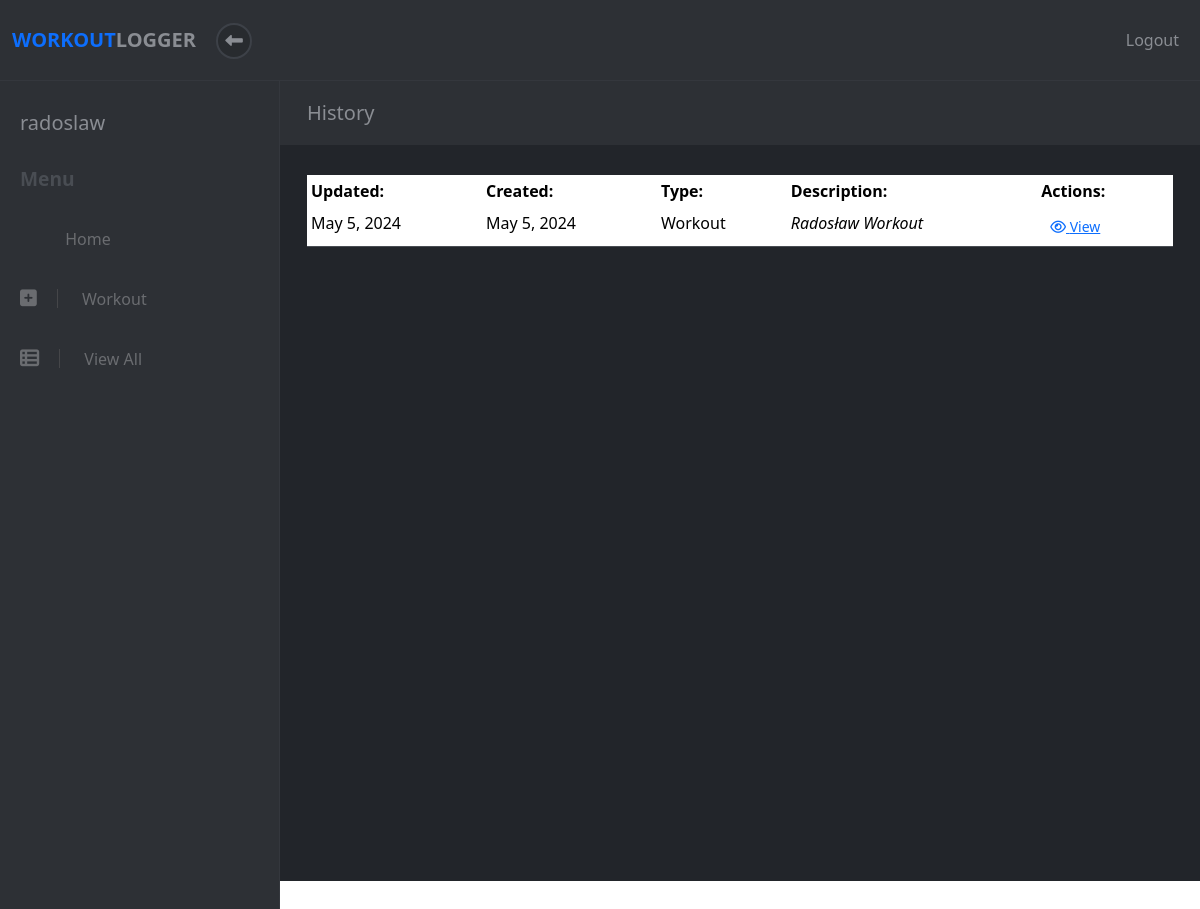
Before: /workouts (signed in) with the older database file.
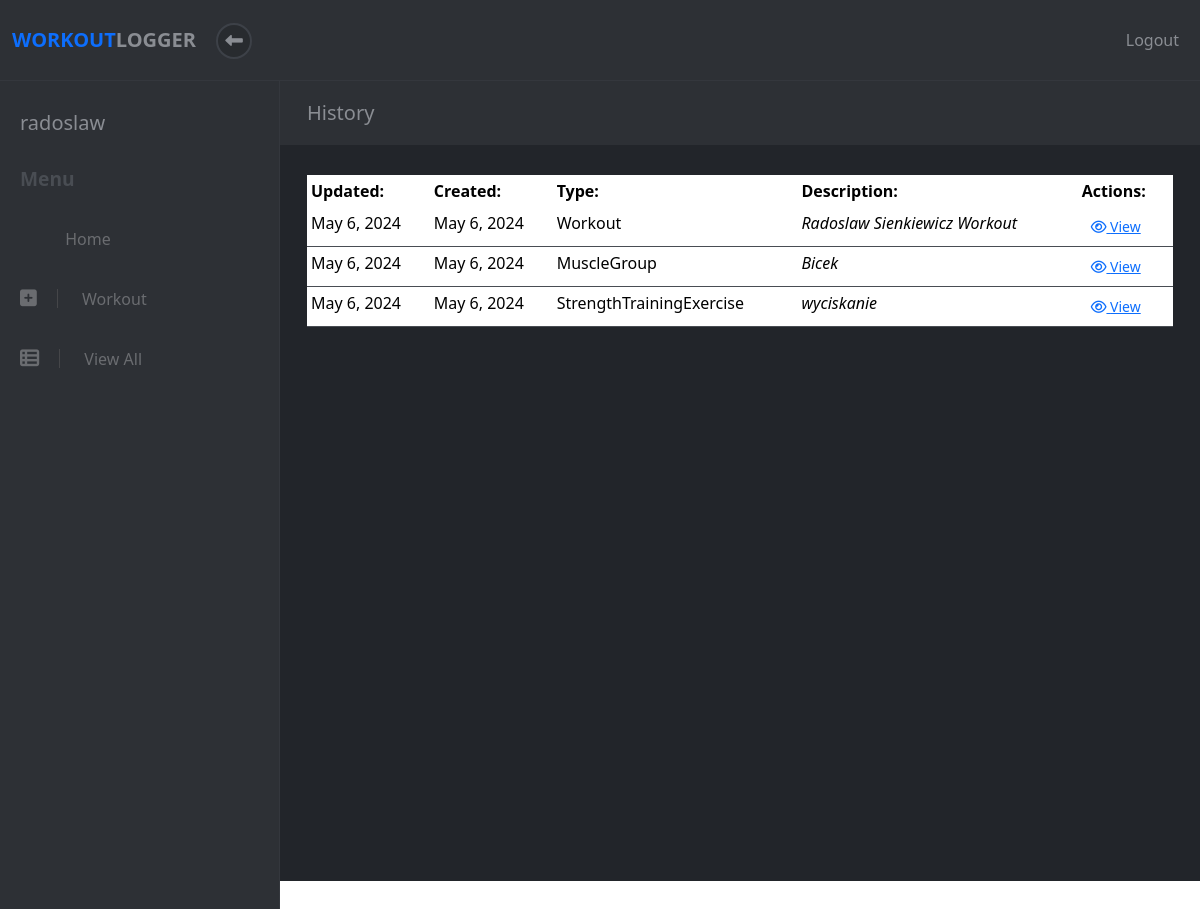
After: the same page with the newer database file.
### apps/workout/models.py (models this page shows, shortened)
class User(models.Model):
    username = models.CharField(max_length=20)
    email = models.CharField(max_length=50)
    password = models.CharField(max_length=22)
    level = models.IntegerField(default=1)
    created_at = models.DateTimeField(auto_now_add=True)
    updated_at = models.DateTimeField(auto_now=True)
    objects = UserManager()

class Workout(models.Model):
    name = models.CharField(max_length=50)
    description = models.CharField(max_length=150)
    completed = models.BooleanField(default=False)
    user = models.ForeignKey(User, on_delete=models.CASCADE, default=None)
    created_at = models.DateTimeField(auto_now_add=True)
    updated_at = models.DateTimeField(auto_now=True)
    objects = WorkoutManager()
    def class_name(self):
        return self.__class__.__name__

class MuscleGroup(models.Model):
    name = models.CharField(max_length=50)
    size = models.IntegerField(default=10)
    user = models.ForeignKey(User, on_delete=models.CASCADE, default=None)
    created_at = models.DateTimeField(auto_now_add=True)
    updated_at = models.DateTimeField(auto_now=True)
    objects = MuscleGroupManager()
    def class_name(self):
        return self.__class__.__name__

class Exercise(models.Model):
    name = models.CharField(max_length=50)
    description = models.CharField(max_length=150)
    workout = models.ForeignKey(Workout, on_delete=models.CASCADE, related_name='%(class)s', default=None)
    muscle_group = models.ForeignKey(MuscleGroup, on_delete=models.CASCADE, default=None)
    user = models.ForeignKey(User, on_delete=models.CASCADE, default=None)
    created_at = models.DateTimeField(auto_now_add=True)
    updated_at = models.DateTimeField(auto_now=True)
    objects = ExerciseManager()
    class Meta:
        ordering = ('name', 'muscle_group')
        abstract = True
    def class_name(self):
        return self.__class__.__name__

class StrengthTrainingExercise(Exercise):
    weight = models.DecimalField(max_digits=6, decimal_places=2)
    repetitions = models.PositiveIntegerField()

### apps/workout/views.py (the view)
# urls.py: re_path(r'^workouts$', views.view_all), # get all workouts
def view_all(request):
    try:
        user = User.objects.get(id=request.session["user_id"])
        workout_list = Workout.objects.filter(user__id=user.id)
        ste_list = StrengthTrainingExercise.objects.filter(user__id=user.id)
        ete_list = EnduranceTrainingExercise.objects.filter(user__id=user.id)
        be_list = BalanceExercise.objects.filter(user__id=user.id)
        fe_list = FlexibilityExercise.objects.filter(user__id=user.id)
        mg_list = MuscleGroup.objects.filter(user__id=user.id)
        page = request.GET.get('page', 1)
        data_list = list(chain(workout_list, ste_list,ete_list, be_list, fe_list, mg_list))
        paginator = Paginator(sorted(data_list, key=lambda x: x.updated_at), 12)
        try:
            data = paginator.page(page)
        except PageNotAnInteger:
            data = paginator.page(1)
        except EmptyPage:
            data = paginator.page(paginator.num_pages)
        data = {
            'user': user,
            'data': data,
        }
        return render(request, "workout/view_all.html", data)
    except (KeyError, User.DoesNotExist) as err:
        messages.info(request, "You must be logged in to view this page.", extra_tags="invalid_session")
        return redirect("/")

### apps/workout/templates/workout/view_all.html (shortened to what this page needs)
<!DOCTYPE html>
<html>
  <head>
    {% load static %}
    <link
      rel="stylesheet"
      href="{% static 'fontawesomefree/css/all.min.css' %}"
    />
    <link rel="stylesheet" href="../../static/workout/styles.css" />
    {% load bootstrap5 %} {% bootstrap_css %} {% bootstrap_javascript %}
  </head>
  <body>
    {% include 'workout/header.html' %}
    <div class="d-flex align-items-stretch">
      {% include 'workout/sidebar.html' %}
      <div class="page-content mb-5">
        <div class="page-header">
          <div class="container-fluid">
            <h2 class="h5 no-margin-bottom">History</h2>
          </div>
        </div>
        <section class="no-padding-bottom">
          <div class="container-fluid">
            <div class="row">
              <div class="col-lg-12 pb-4">
                {% if data %}
                <table
                  class="table table-sm all-workouts-table mb-4 text-white"
                >
                  <thead>
                    <tr>
                      <th scope="col">Updated:</th>
                      <th scope="col">Created:</th>
                      <th scope="col">Type:</th>
                      <th scope="col">Description:</th>
                      <th scope="col">Actions:</th>
                    </tr>
                  </thead>
                  <tbody>
                    {% for info in data %}
                    <tr>
                      <td scope="row">{{info.updated_at | date}}</td>
                      <td scope="row">{{info.created_at | date}}</td>
                      <td scope="row">{{info.class_name}}</td>
                      <td><em>{{info.name}}</em></td>
                      <td>
                        {% if info.class_name == 'Workout' %}
                            <form action="/workout/{{info.id}}">
                                <button class="btn btn-link btn-sm view-link" type="submit">
                                    <i class="fa fa-eye"></i> View
                                </button>
                            </form>
                        {% elif info.class_name == 'MuscleGroup' %}
                            <form action="/muscle_group/{{info.id}}">
                                <button class="btn btn-link btn-sm view-link" type="submit">
                                    <i class="fa fa-eye"></i> View
                                </button>
                            </form>
                        {% else %}
                            <form action="/exercise/{{info.id}}">
                                <button class="btn btn-link btn-sm view-link" type="submit">
                                    <i class="fa fa-eye"></i> View
                                </button>
                            </form>
                        {% endif %}
                      </td>
                    </tr>
                    {% endfor %}
                  </tbody>
                </table>
                {% endif %}
              </div>
            </div>
          </div>
        </section>
      </div>
    </div>
  </body>
</html>

### apps/workout/templates/workout/header.html (shortened to what this page needs)
<header class="header">
  <nav class="navbar navbar-expand-lg">
    <div
      class="container-fluid d-flex align-items-center justify-content-between"
    >
      <div class="navbar-header">
        <a href="/dashboard" class="navbar-brand">
          <div class="brand-text brand-big visible text-uppercase">
            <strong class="text-primary">Workout </strong
            ><strong>Logger</strong>
          </div>
        </a>
        <button class="sidebar-toggle">
          <i class="fa fa-long-arrow-left"></i>
        </button>
      </div>
      <ul class="right-menu list-inline no-margin-bottom">
        <li class="list-inline-item">
          <a href="#" class="search-open nav-link"
            ></a>
        </li>
        <li class="list-inline-item logout">
          <a id="logout" href="/user/logout" class="nav-link"
            >Logout </a>
        </li>
      </ul>
    </div>
  </nav>
</header>

### apps/workout/templates/workout/sidebar.html (shortened to what this page needs)
<nav id="sidebar">
  <div class="sidebar-header d-flex align-items-center">
    <div class="title">
      <h1 class="h5">{{ user.username }}</h1>
    </div>
  </div>
  <span class="heading">Menu</span>
  <ul class="list-unstyled">
    <li>
      <a href="/dashboard"> Home</a>
    </li>
    <li>
      <a href="/workout"><i class="fa fa-plus-square"></i> Workout</a>
    </li>
    <li>
      <a href="/workouts"><i class="fa fa-th-list"></i> View All</a>
    </li>
  </ul>
</nav>

### apps/workout/static/workout/styles.css (style rules this page uses)
body { position: relative; }
section { padding: 0 15px; }
a { -webkit-transition: all 0.3s; transition: all 0.3s; display: inline-block; }
button { cursor: pointer; }
i, span, strong { display: inline-block; }
.no-padding-bottom { padding-bottom: 0 !important; }
.no-margin-bottom { margin-bottom: 0 !important; }
.page-content { background: #22252a; min-height: 100vh; width: calc(100% - 280px); padding: 0; }
.page-header { padding: 20px 15px; background: #2d3035; color: #8a8d93; margin-bottom: 30px; }
nav.navbar { background: #2d3035; color: #8a8d93; padding-top: 20px; padding-bottom: 20px; border-bottom: 1px solid #34373d; z-index: 9998; }
nav.navbar .sidebar-toggle { width: 36px; height: 36px; line-height: 29px; text-align: center; border-radius: 50%; background: #282b2f; color: #8a8d93; font-size: 1.1rem; border: 2px solid #3d4148; outline: none; }
nav.navbar a { color: inherit; }
nav.navbar .brand-text { display: none; font-weight: 700; }
nav.navbar .brand-text.visible { display: block; }
nav.navbar a.nav-link { padding: .5rem .3rem; position: relative; }
nav#sidebar { width: 280px; background: #2d3035; color: #6a6c70; border-right: 1px solid #34373d; }
nav#sidebar a { color: inherit; text-decoration: none; position: relative; }
nav#sidebar a i { font-size: 1.2em; margin-right: 10px; -webkit-transition: none; transition: none; }
nav#sidebar .sidebar-header { padding: 30px 20px; }
nav#sidebar .sidebar-header h1, nav#sidebar .sidebar-header p { margin-bottom: 0; }
nav#sidebar .sidebar-header h1 { color: #8a8d93; }
nav#sidebar span.heading { font-weight: 700; margin-left: 20px; color: #494d53; font-size: 1.2rem; margin-bottom: 15px; }
nav#sidebar ul { max-height: none; }
nav#sidebar ul a { padding: 18px 20px; display: block; font-weight: 400; }
nav#sidebar ul a i { margin-right: 20px; -webkit-transition: all 0.3s; transition: all 0.3s; padding-right: 20px; border-right: 1px solid #454649; }
nav#sidebar li { position: relative; }
nav#sidebar li::before { content: ''; width: 2px; height: 100%; background: none; display: block; position: absolute; top: 0; left: 0; z-index: 99; }
.table { margin-bottom: 0; }
.table td, .table th { border-color: #494d53; }
.table thead th { border: none; }
button, input[type='submit'] { cursor: pointer; font-family: inherit; font-weight: 300 !important; }
.navbar { padding: 0.5rem 1rem; }
.navbar-brand { display: inline-block; padding-top: 0.3125rem; padding-bottom: 0.3125rem; margin-right: 1rem; font-size: 1.25rem; }
.btn { font-weight: normal; border: 1px solid transparent; padding: 0.5rem 0.75rem; font-size: 1rem; line-height: 1.25; border-radius: 0.25rem; -webkit-transition: all 0.15s ease-in-out; transition: all 0.15s ease-in-out; }
.btn-sm { padding: 0.25rem 0.5rem; font-size: 0.875rem; line-height: 1.5; border-radius: 0.2rem; }
body { font-family: "Muli", sans-serif; font-size: 1rem; font-weight: normal; line-height: 1.5; color: #212529; background-color: #fff; }
a { color: #ff3f3f; text-decoration: none; }
h1, h2, h3, h4, h5, h6, .h1, .h2, .h3, .h4, .h5, .h6 { margin-bottom: 0.5rem; font-family: inherit; font-weight: 700; line-height: 1.1; color: inherit; }
h1, .h1 { font-size: 2.5rem; }
h2, .h2 { font-size: 2rem; }
h5, .h5 { font-size: 1.25rem; }
.text-primary { color: #ff3f3f !important; }

Changed rows visible on the page:
changed Workout "Workout": updated_at "May 5, 2024" → "May 6, 2024"; created_at "May 5, 2024" → "May 6, 2024"; name "Radosław Workout" → "Radoslaw Sienkiewicz Workout"
now on this page (row edited): MuscleGroup: updated_at "May 6, 2024", created_at "May 6, 2024", class_name "MuscleGroup", name "Bicek"
added StrengthTrainingExercise: updated_at "May 6, 2024", created_at "May 6, 2024", class_name "StrengthTrainingExercise", name "wyciskanie"
